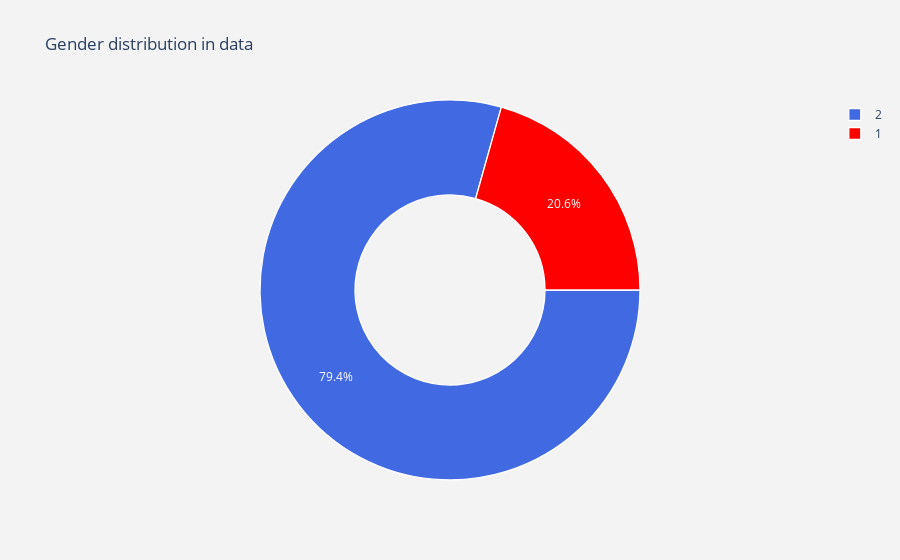

This figure's notebook cell:
### Code cell
#labels
lab = df["class"].value_counts().keys().tolist()
#values
val = df["class"].value_counts().values.tolist()

trace = go.Pie(labels = lab ,
               values = val ,
               marker = dict(colors =  [ 'royalblue' ,'red'],
                             line = dict(color = "white",
                                         width =  1.3)
                            ),
               rotation = 90,
               hoverinfo = "label+value+text",
               hole = .5
              )
layout = go.Layout(dict(title = "Gender distribution in data",
                        plot_bgcolor  = "rgb(243,243,243)",
                        paper_bgcolor = "rgb(243,243,243)",
                       )
                  )

data = [trace]
fig = go.Figure(data = data,layout = layout)
py.iplot(fig)

### Figure 1 — Plotly figure (JSON) as saved in the notebook; plotly's stock layout.template omitted (floating-point values rounded to 4 significant figures)
{"data": [{"hole": 0.5, "hoverinfo": "label+value+text", "labels": [2, 1], "marker": {"colors": ["royalblue", "red"], "line": {"color": "white", "width": 1.3}}, "rotation": 90, "type": "pie", "values": [123, 32]}], "layout": {"paper_bgcolor": "rgb(243,243,243)", "plot_bgcolor": "rgb(243,243,243)", "title": {"text": "Gender distribution in data"}}}
